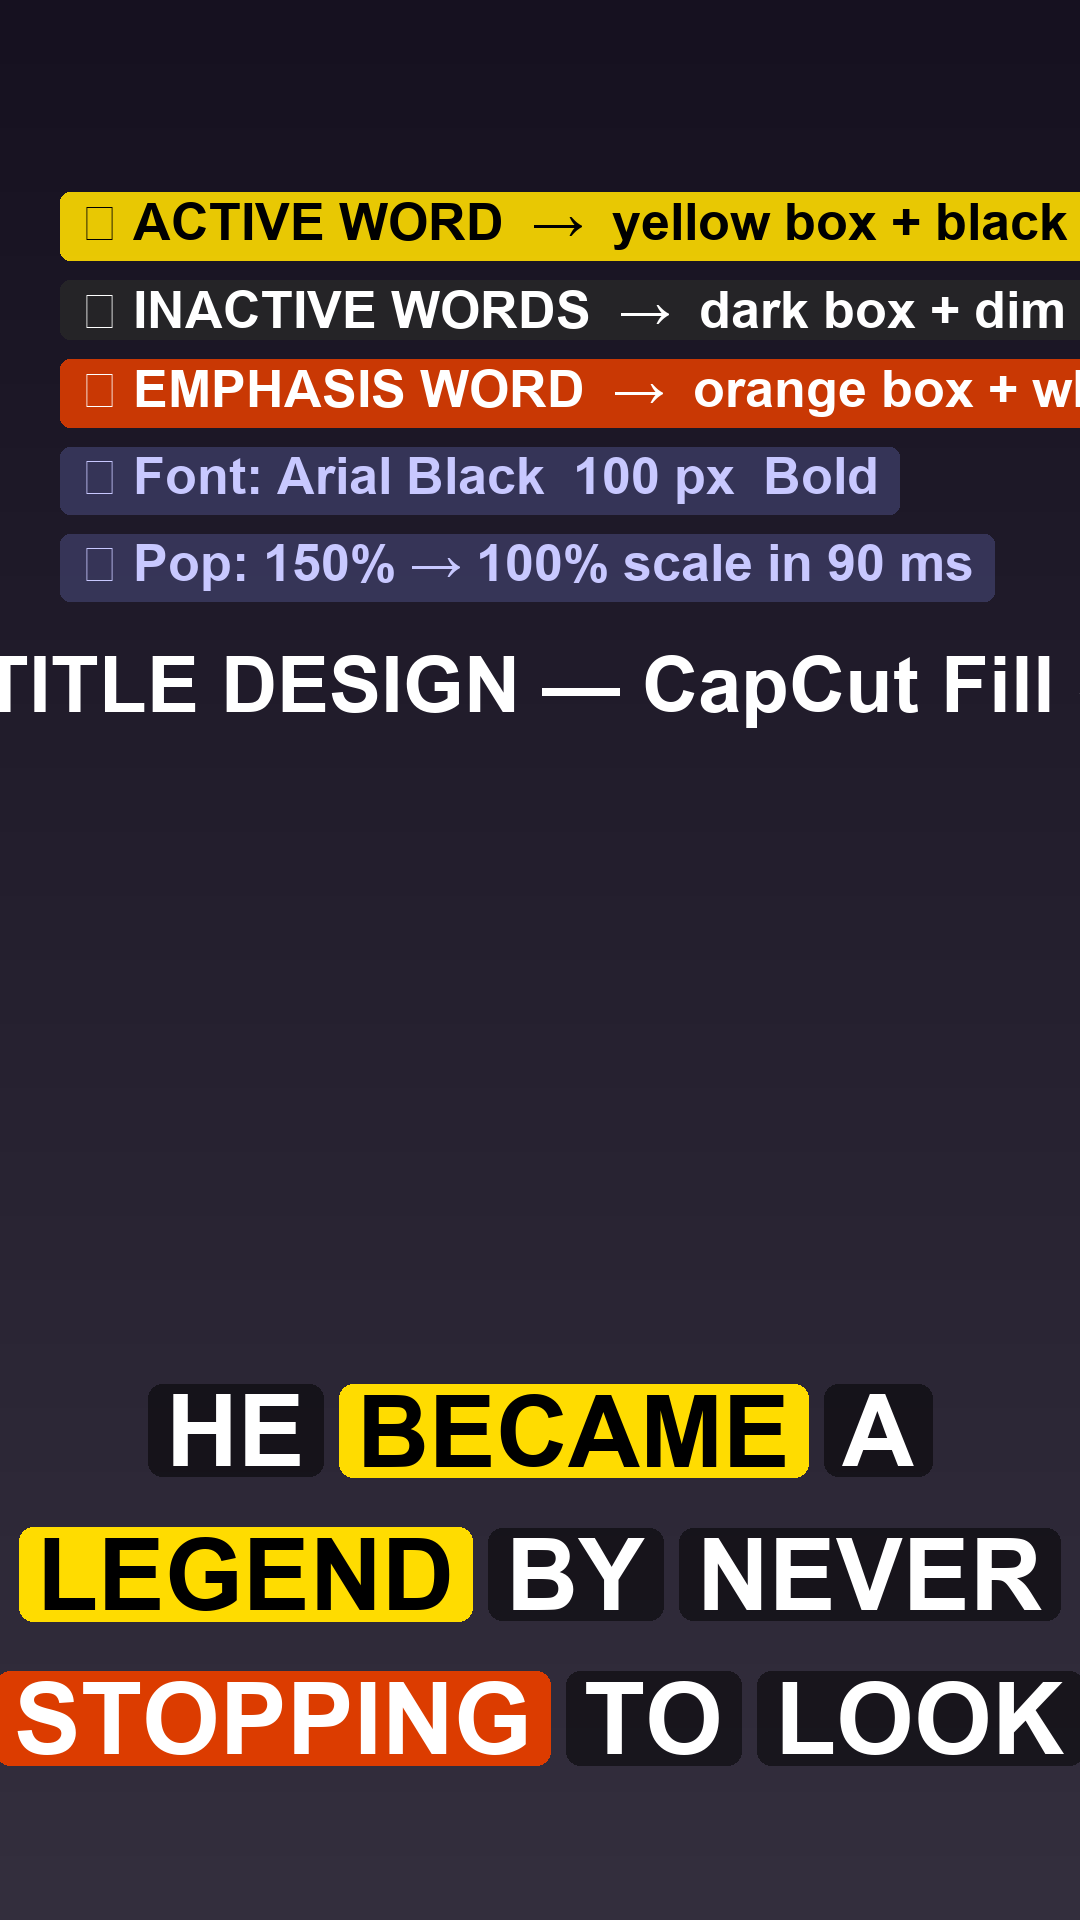

Python code for this plot:
"""
Generate a visual preview of the new CapCut-style subtitle design.
Saves subtitle_preview.png to the project root.
"""
from __future__ import annotations
from pathlib import Path
from PIL import Image, ImageDraw, ImageFont
import os

W, H = 1080, 1920
OUT = Path("subtitle_preview.png")

# ── Colour helpers ────────────────────────────────────────────────────────────
def rgba(hex_abgr: str, override_a: int | None = None) -> tuple[int,int,int,int]:
    """Convert ASS &HAABBGGRR hex to RGBA tuple for PIL."""
    h = hex_abgr.lstrip("&H").zfill(8)
    a = int(h[0:2], 16)
    b = int(h[2:4], 16)
    g = int(h[4:6], 16)
    r = int(h[6:8], 16)
    alpha = 255 - (override_a if override_a is not None else a)
    return (r, g, b, alpha)

# Active box: yellow, opaque   → RGBA (255,255,0,255)
# Active text: black           → RGBA (0,0,0,255)
# Inactive box: dark, ~50% opc → RGBA (0,0,0,128)
# Inactive text: white, dim    → RGBA (255,255,255,112)  ≈ 44% opacity
ACTIVE_BOX   = (255, 220, 0, 255)      # warm yellow box
ACTIVE_TEXT  = (0, 0, 0, 255)          # black text
INACTIVE_BOX = (0, 0, 0, 130)          # semi-transparent dark box
INACTIVE_TEXT= (255, 255, 255, 110)    # dim white text
BG_DARK      = (22, 20, 30, 255)       # dark cinematic background

# ── Font loading ──────────────────────────────────────────────────────────────
FONT_SIZE      = 100
BOX_PADDING_X  = 18   # horizontal padding inside each word box
BOX_PADDING_Y  = 10   # vertical padding inside each word box
WORD_GAP       = 16   # gap between word boxes
BOX_RADIUS     = 14   # rounded corners radius

def _load_font(size: int) -> ImageFont.FreeTypeFont | ImageFont.ImageFont:
    candidates = [
        "arialbd.ttf", "Arial Bold.ttf", "ariblk.ttf",        # Arial Black / Bold
        "C:/Windows/Fonts/ariblk.ttf",
        "C:/Windows/Fonts/arialbd.ttf",
        "C:/Windows/Fonts/arial.ttf",
    ]
    for name in candidates:
        try:
            return ImageFont.truetype(name, size)
        except Exception:
            pass
    return ImageFont.load_default()


def rounded_rect(draw: ImageDraw.ImageDraw, xy, fill, radius: int) -> None:
    x0, y0, x1, y1 = xy
    draw.rounded_rectangle([x0, y0, x1, y1], radius=radius, fill=fill)


def draw_word(
    base: Image.Image,
    draw: ImageDraw.ImageDraw,
    font: ImageFont.FreeTypeFont,
    text: str,
    cx: int,      # center-x of box
    cy: int,      # center-y of row
    active: bool,
) -> int:
    """Draw one word box.  Returns the width of the box (including padding)."""
    # Measure
    bb = font.getbbox(text)
    tw = bb[2] - bb[0]
    th = bb[3] - bb[1]

    bw = tw + BOX_PADDING_X * 2
    bh = th + BOX_PADDING_Y * 2

    x0 = cx - bw // 2
    y0 = cy - bh // 2
    x1 = x0 + bw
    y1 = y0 + bh

    box_fill   = ACTIVE_BOX   if active else INACTIVE_BOX
    text_fill  = ACTIVE_TEXT  if active else INACTIVE_TEXT

    # Draw box on a temporary RGBA layer so inactive box is semi-transparent
    layer = Image.new("RGBA", (W, H), (0, 0, 0, 0))
    ldraw = ImageDraw.Draw(layer)
    rounded_rect(ldraw, (x0, y0, x1, y1), fill=box_fill, radius=BOX_RADIUS)
    base.alpha_composite(layer)

    # Draw text on top
    tx = x0 + BOX_PADDING_X - bb[0]
    ty = y0 + BOX_PADDING_Y - bb[1]
    draw.text((tx, ty), text, font=font, fill=text_fill)

    return bw


def measure_row_width(font, words: list[str]) -> int:
    total = 0
    for i, w in enumerate(words):
        bb = font.getbbox(w)
        tw = bb[2] - bb[0]
        total += tw + BOX_PADDING_X * 2
        if i < len(words) - 1:
            total += WORD_GAP
    return total


def draw_row(base: Image.Image, draw: ImageDraw.ImageDraw, font, words: list[str],
             active_idx: int, cy: int) -> None:
    total_w = measure_row_width(font, words)
    x = (W - total_w) // 2  # left edge of first word
    for i, word in enumerate(words):
        bb = font.getbbox(word)
        tw = bb[2] - bb[0]
        bw = tw + BOX_PADDING_X * 2
        cx = x + bw // 2
        draw_word(base, draw, font, word, cx, cy, active=(i == active_idx))
        x += bw + WORD_GAP


# ── Build preview ─────────────────────────────────────────────────────────────
def build_preview() -> None:
    font_big  = _load_font(FONT_SIZE)
    font_med  = _load_font(78)
    font_sm   = _load_font(52)

    # Background: dark gradient simulation
    img = Image.new("RGBA", (W, H), BG_DARK)
    draw = ImageDraw.Draw(img)

    # Fake background image texture (dark moody)
    for y in range(H):
        t = y / H
        gray = int(22 + t * 30)
        layer = Image.new("RGBA", (W, 1), (gray, gray - 5, gray + 10, 255))
        img.paste(layer, (0, y))

    draw = ImageDraw.Draw(img)

    # ── Section 1: three word-group at the bottom (video subtitle zone) ───────
    subtitle_y = int(H * 0.82)
    row_gap = FONT_SIZE + BOX_PADDING_Y * 2 + 24

    # Row A — active word is middle
    draw_row(img, draw, font_big, ["HE", "BECAME", "A"], active_idx=1, cy=subtitle_y - row_gap)

    # Row B — active word is first (normal case)
    draw_row(img, draw, font_big, ["LEGEND", "BY", "NEVER"], active_idx=0, cy=subtitle_y)

    # Row C — emphasis word example (different emotion color — orange)
    for i, (word, active, colour) in enumerate([
        ("STOPPING",  True,  (255, 140, 0, 255)),
        ("TO",        False, None),
        ("LOOK",      False, None),
    ]):
        words = ["STOPPING", "TO", "LOOK"]
        break
    # Draw emphasis row manually
    emph_words = ["STOPPING", "TO", "LOOK"]
    total_w = measure_row_width(font_big, emph_words)
    x = (W - total_w) // 2
    for i, word in enumerate(emph_words):
        bb = font_big.getbbox(word)
        tw = bb[2] - bb[0]
        bw = tw + BOX_PADDING_X * 2
        cx = x + bw // 2
        if i == 0:  # emphasis (orange box)
            layer = Image.new("RGBA", (W, H), (0, 0, 0, 0))
            ldraw = ImageDraw.Draw(layer)
            bh = (bb[3] - bb[1]) + BOX_PADDING_Y * 2
            x0, y0 = cx - bw//2, subtitle_y + row_gap - bh//2
            rounded_rect(ldraw, (x0, y0, x0+bw, y0+bh), fill=(220, 60, 0, 255), radius=BOX_RADIUS)
            img.alpha_composite(layer)
            draw2 = ImageDraw.Draw(img)
            draw2.text((x0 + BOX_PADDING_X - bb[0], y0 + BOX_PADDING_Y - bb[1]),
                       word, font=font_big, fill=(255, 255, 255, 255))
        else:
            draw_word(img, draw, font_big, word, cx, subtitle_y + row_gap, active=False)
        x += bw + WORD_GAP

    # ── Section 2: label cards ────────────────────────────────────────────────
    label_x = 60
    card_y = int(H * 0.10)
    card_h = 90
    card_pad = 20

    def label_card(text: str, y: int, box_col: tuple, text_col: tuple) -> None:
        bb = font_sm.getbbox(text)
        tw = bb[2] - bb[0]
        th = bb[3] - bb[1]
        x0, y0 = label_x, y
        x1, y1 = x0 + tw + card_pad*2, y0 + th + card_pad
        layer = Image.new("RGBA", (W, H), (0, 0, 0, 0))
        ldraw = ImageDraw.Draw(layer)
        rounded_rect(ldraw, (x0, y0, x1, y1), fill=box_col, radius=10)
        img.alpha_composite(layer)
        draw3 = ImageDraw.Draw(img)
        draw3.text((x0 + card_pad - bb[0], y0 + card_pad//2 - bb[1]),
                   text, font=font_sm, fill=text_col)
        return y1 + 16

    cy = card_y
    cy = label_card("✦ ACTIVE WORD  →  yellow box + black text", cy,
                    (255, 220, 0, 230), (0, 0, 0, 255)) + 4
    cy = label_card("✦ INACTIVE WORDS  →  dark box + dim white", cy,
                    (40, 40, 40, 200), (255, 255, 255, 200)) + 4
    cy = label_card("✦ EMPHASIS WORD  →  orange box + white text", cy,
                    (220, 60, 0, 230), (255, 255, 255, 255)) + 4
    cy = label_card("✦ Font: Arial Black  100 px  Bold", cy,
                    (60, 60, 100, 200), (200, 200, 255, 255)) + 4
    cy = label_card("✦ Pop: 150% → 100% scale in 90 ms", cy,
                    (60, 60, 100, 200), (200, 200, 255, 255)) + 4

    # Title
    title = "SUBTITLE DESIGN — CapCut Fill Style"
    tbb = font_med.getbbox(title)
    draw.text(
        ((W - (tbb[2]-tbb[0])) // 2, cy + 20),
        title, font=font_med, fill=(255, 255, 255, 220)
    )

    # Save
    final = img.convert("RGB")
    final.save(str(OUT))
    print(f"Preview saved: {OUT.resolve()}")


if __name__ == "__main__":
    build_preview()
